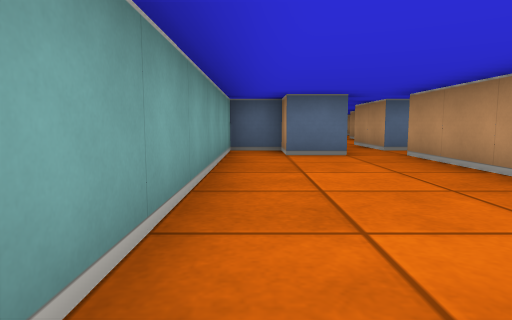
[1] (above)

23 first-person views from a walk through a cub3D level. The camera is about half as high as the walls, tilts 6° down and sees 75° across. The floor is counted in squares. Each view is taken from the middle of a square. On the plan, view 1 faces up. The plan holds only what a view shows up to about 9 squares ahead; the rest is blank.

[2]
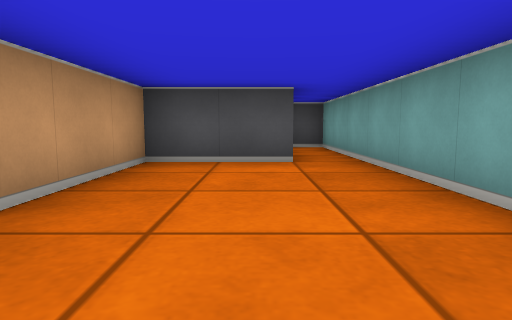

[3]
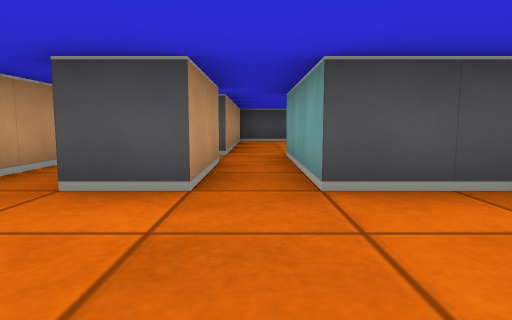

[4]
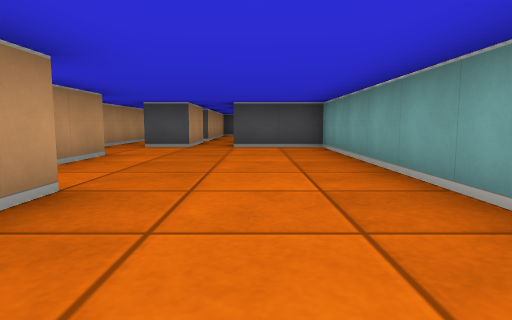

[5]
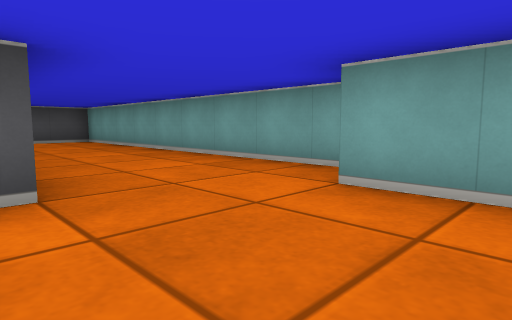

[6]
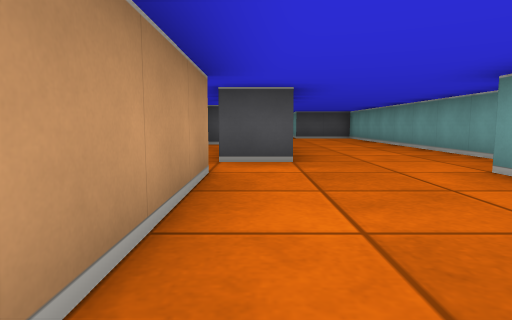

[7]
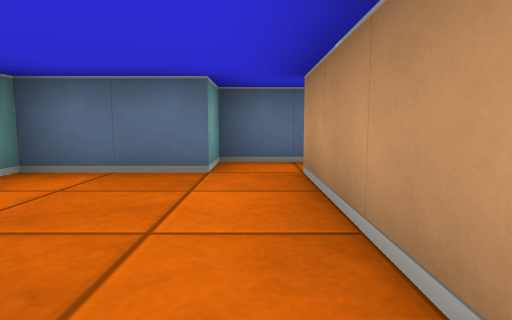

[8]
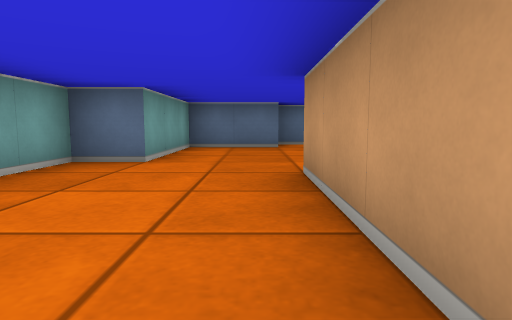

[9]
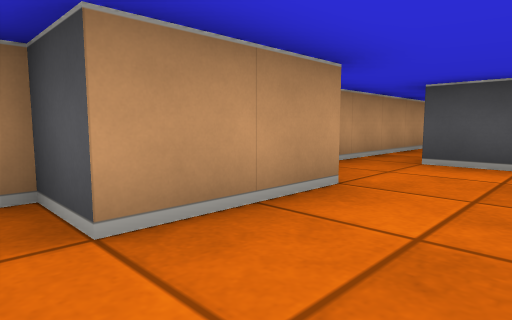

[10]
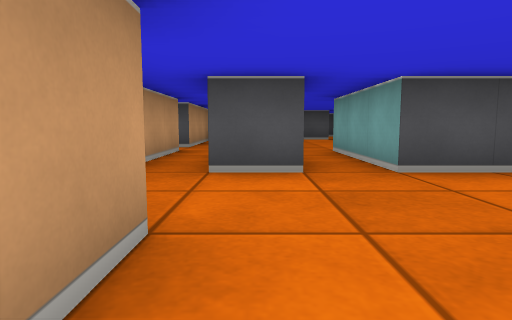

[11]
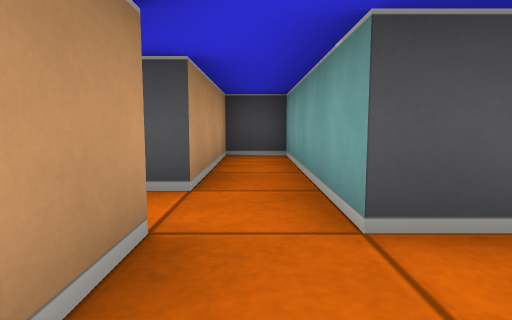

[12]
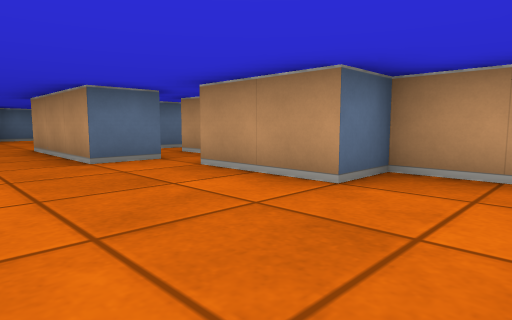

[13]
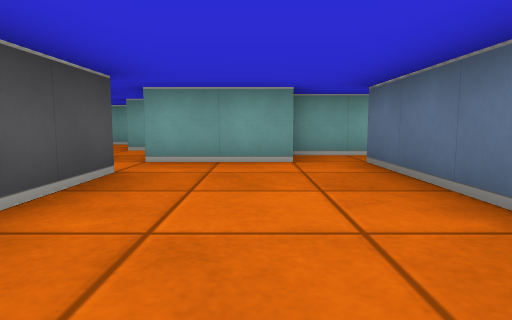

[14]
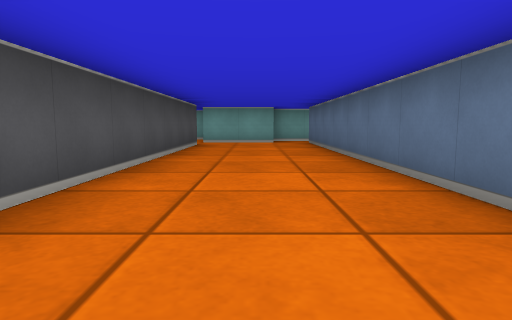

[15]
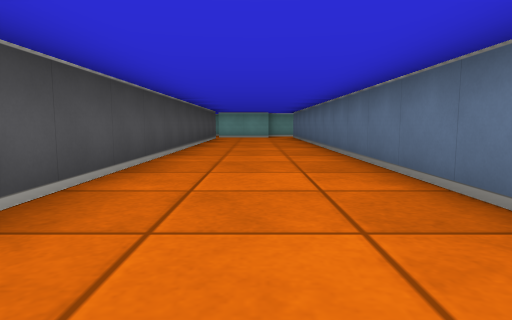

[16]
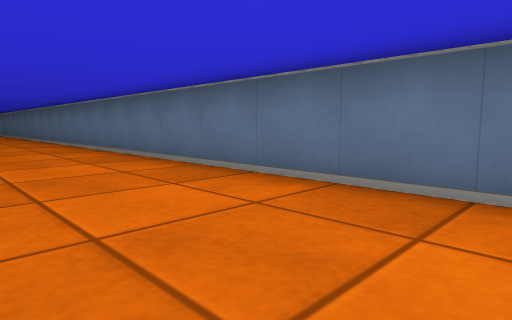

[17]
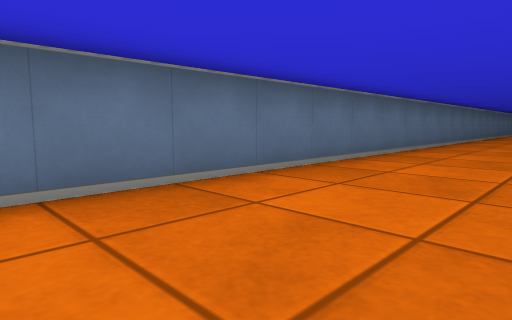

[18]
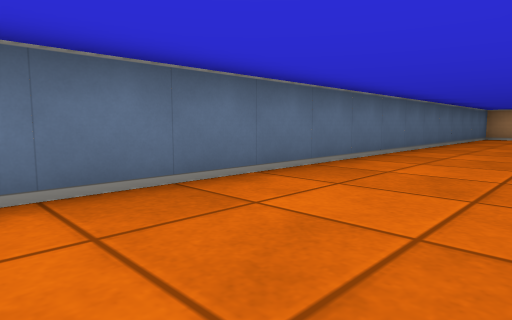

[19]
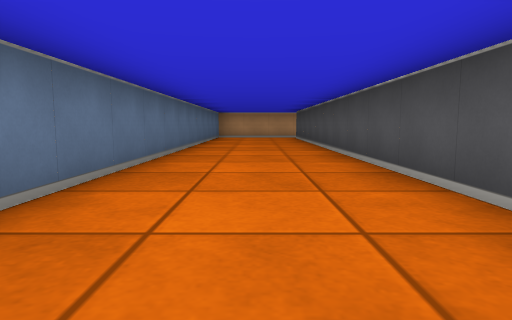

[20]
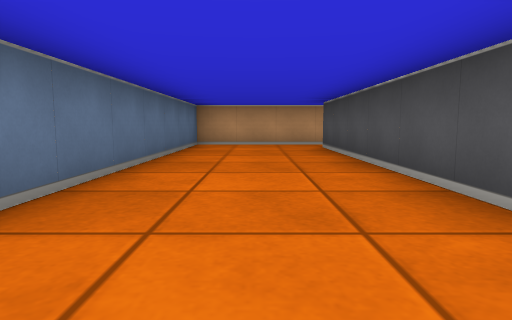

[21]
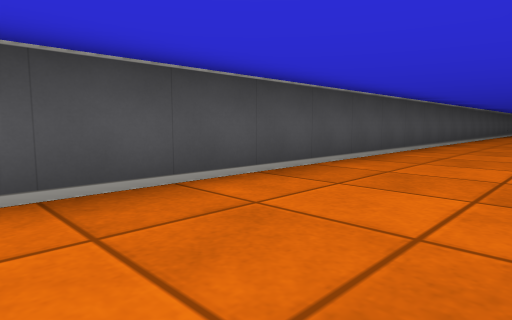

[22]
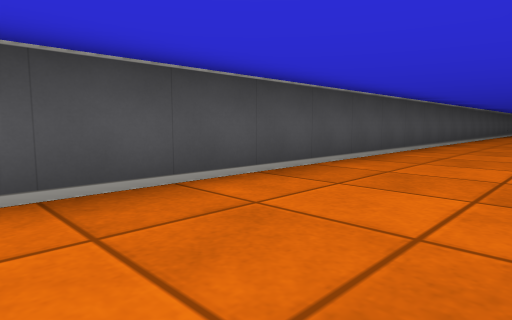

[23]
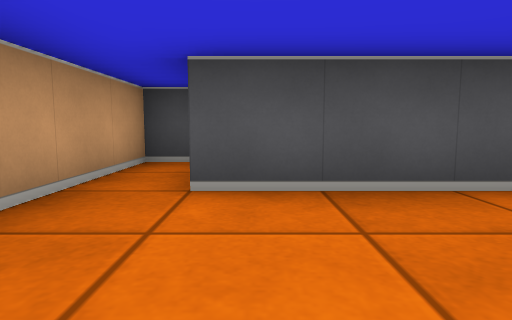

### Floor plan
Ten units are one square. View 1 is at (0, 0); x grows to the right and y downward. Boxes are objects, and circles mark ways between rooms. Rooms are numbered by the first view taken in them; rooms with no view inside come last. Other rooms are left out.
<svg viewBox="-10 -250 420 280">
<path fill="none" stroke="#000" d="M4 -5 25 -5 25 -55 35 -55M30 -65 25 -65 25 -85M15 -85 15 -55 5 -55 5 -65 -5 -65 -5 25 2 25M36 -135 25 -135 25 -165 35 -165M35 -175 35 -205M25 -85 35 -85M38 -215 25 -215 25 -205 5 -205 5 -175 -5 -175 -5 -85 15 -85M45 -66 45 -105 35 -105 35 -125 45 -125 45 -145M55 -215 395 -215M45 -236 45 -215M399 -195 405 -195 405 -245 45 -245M45 -54 45 -66M35 -55 35 -15 45 -15 45 -45 49 -45"/>
<circle cx="20" cy="-75" r="3" fill="#2a7"/>
<circle cx="30" cy="-60" r="3" fill="#2a7"/>
<circle cx="40" cy="-210" r="3" fill="#2a7"/>
<circle cx="40" cy="-75" r="3" fill="#2a7"/>
<text x="10" y="-30">1</text>
<text x="20" y="-140">2</text>
<text x="220" y="-230">3</text>
<text x="40" y="-40">4</text>
</svg>
Room 1 opens to room 2. Room 1 opens to room 4. Room 2 opens to room 3. Room 2 opens to room 4.

Where each view was taken, in squares from view 1:
view 1: 0 up, 0 right, facing up
view 2: 5 up, 1 right, facing down
view 3: 11 up, 2 right, facing down
view 4: 16 up, 1 right, facing down
view 5: 19 up, 3 right, facing down-left
view 6: 21 up, 3 right, facing down
view 7: 17 up, 3 right, facing up
view 8: 13 up, 2 right, facing up
view 9: 13 up, 2 right, facing down-right
view 10: 12 up, 3 right, facing down
view 11: 7 up, 4 right, facing down
view 12: 9 up, 1 right, facing up-right
view 13: 23 up, 9 right, facing left
view 14: 23 up, 14 right, facing left
view 15: 23 up, 18 right, facing left
view 16: 22 up, 23 right, facing up-left
view 17: 22 up, 21 right, facing up-right
view 18: 22 up, 27 right, facing up-right
view 19: 23 up, 27 right, facing right
view 20: 23 up, 32 right, facing right
view 21: 24 up, 31 right, facing down-left
view 22: 24 up, 27 right, facing down-left
view 23: 24 up, 39 right, facing down
